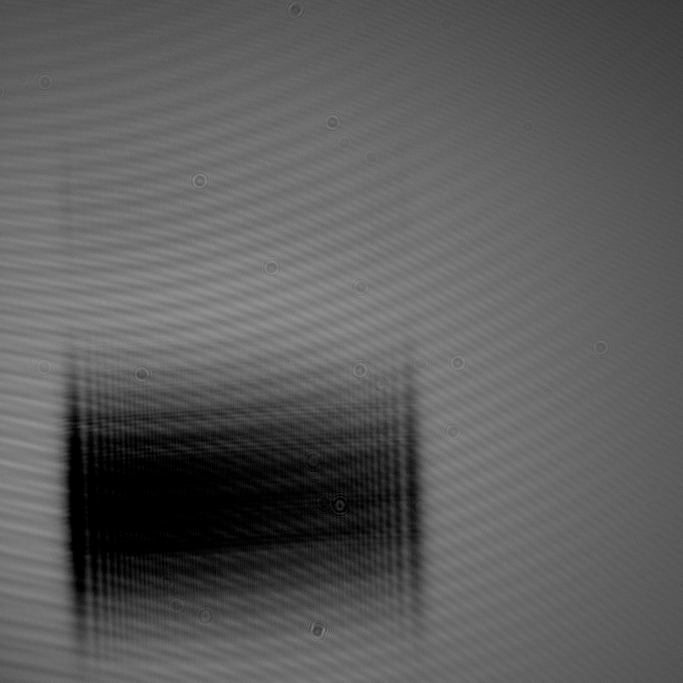
#> input picture contrast_hologram0.png, 2048 x 2048 px, given in place of 6.bmp, which was not available (shown at 1/3 size); the run also reads 1 picture not shown here
$ python sizing.py
#> lines starting #> are read from the running program, lines starting #| are printed output that depends on the picture; pictures that were not available may be replaced by others from this repository, and a replacement may not be noted
### testfiles/new_code.py
import numpy as np
from scipy.interpolate import RegularGridInterpolator
import matplotlib.pyplot as plt
from PIL import Image
from pyDHM import numericalPropagation
from skimage.filters import threshold_otsu
from skimage.morphology import closing, opening, square
from skimage.measure import label, regionprops

import matplotlib.pyplot as plt

cm = 1.0*10**-2
um = 1.0*10**-6
nm = 1.0*10**-9
# Constants for reconstruction
z = 25 # Propagation distance
wavelength = 532*nm # Wavelength (adjust this value as needed)
pix = 3.45*um  # Pixel size (adjust this value as needed)

# Load the BMP files
import11 = Image.open("6.bmp")
#> import11 is the input picture: PIL image 2048x2048 L; min 0, max 157, mean 92.1
import22 = Image.open("background-elongated.bmp")

# Crop the images to 2048 x 2048 if they are not already
desired_size = (2048, 2048)
import11 = import11.crop((0, 0, desired_size[0], desired_size[1]))
import22 = import22.crop((0, 0, desired_size[0], desired_size[1]))

# Convert images to grayscale if they are not already
import11 = import11.convert("L")
import22 = import22.convert("L")

# Ensure the images are of the same dimensions
if import11.size != import22.size:
    raise ValueError("Error: The images must have the same dimensions.")

# Convert images to numpy arrays
import11_data = np.array(import11, dtype=int)
import22_data = np.array(import22, dtype=int)

# Calculate the contrast between the two images
contrast = import22_data - import11_data
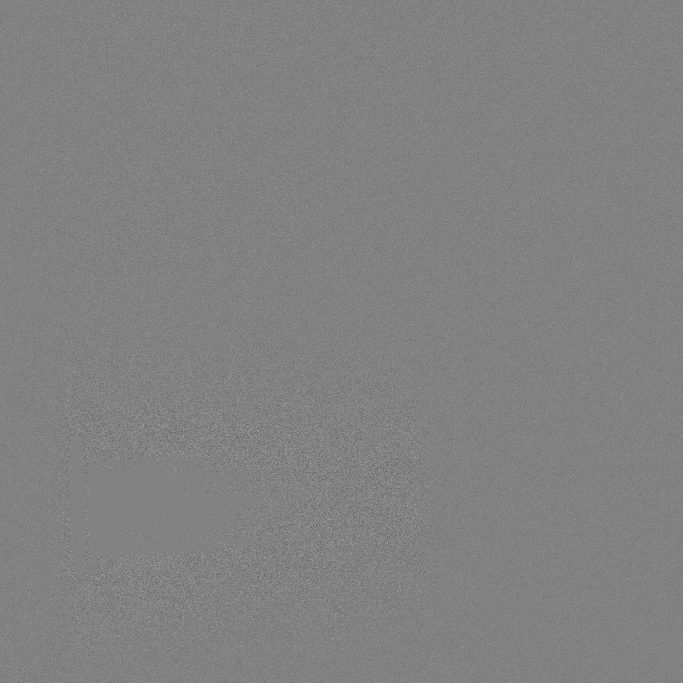
#> contrast: shape (2048, 2048) int64 (shown at 1/3 size); min -51, max 49, mean 0; drawn with min black and max white

# Get the dimensions of the data
dimY, dimX = contrast.shape # dimY = 2448, dimX = 2048
#> dimY = 2048; dimX = 2048

# Create grids for interpolation
x = np.linspace(-dimX / 2, dimX / 2, dimX)
#> x = 2048 values from -1024 to 1024
y = np.linspace(-dimY / 2, dimY / 2, dimY)
#> y = 2048 values from -1024 to 1024

# Interpolate the hologram data
holo1 = RegularGridInterpolator((y, x), contrast)

# Create a grid of interpolated values
xx, yy = np.meshgrid(x, y, indexing="ij")
holoDat1 = holo1((yy, xx))

# Plot the hologram data
plt.figure(figsize=(6, 6))
plt.imshow(holoDat1, cmap="gray", extent=[-dimX / 2, dimX / 2, -dimY / 2, dimY / 2])
plt.colorbar(label="Intensity")
plt.xlabel("x [pix]")
plt.ylabel("y [pix]")
plt.title("Contrast Hologram")
plt.show()
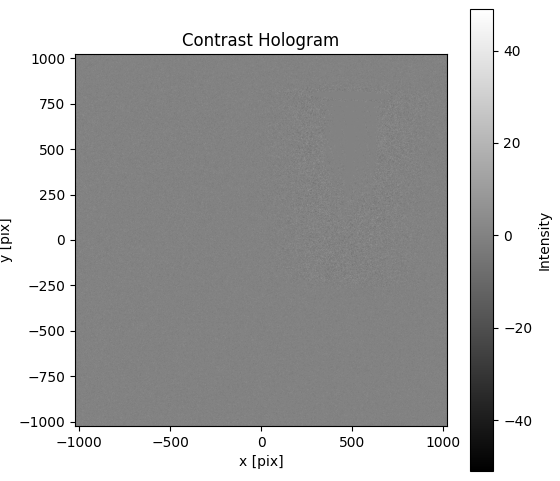
#> figure drawn by matplotlib, 2 panels

# Save the gray mapped image
gray_image = Image.fromarray(holoDat1)
gray_image = gray_image.convert("L")
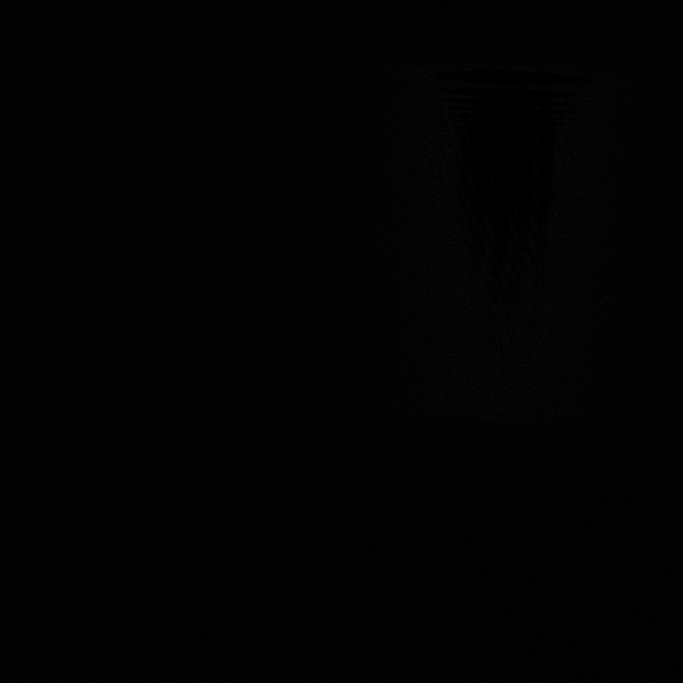
#> gray_image: PIL image 2048x2048 L (shown at 1/3 size); min 0, max 49, mean 2.3
gray_image.save("holoDat1.png")


# ------------------- Reconstruction -------------------

# Convert the hologram data to a complex field
# Assuming the contrast hologram is the real part, and the imaginary part is zero
complex_field = holoDat1.astype(np.complex128)

# Perform numerical propagation using the angular spectrum method
#> (the run stopped early here; a loop or call above may not have finished)
